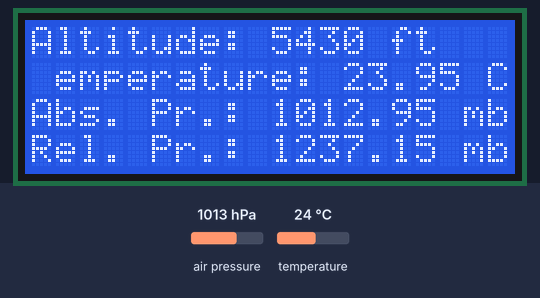
The sketch below on a simulated Arduino Uno, built with avr-gcc and run on an emulated ATmega328P. Shown: 20×4 character LCD. Wiring (inferred from the names in the program): BMP180 pressure sensor at I2C address 0x77. The inputs (shaded band) are chosen by the test bench; at power-on: air pressure 1013 hPa, temperature 24 °C. What the sketch prints to the serial monitor is not drawn.

Above: at 4.2 s.
4.3 s: air pressure set to 952 hPa
At 6.0 s:
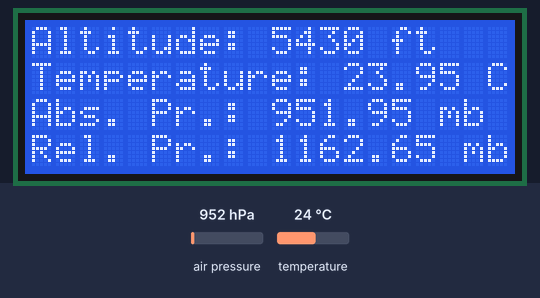
9.0 s: air pressure set to 1025 hPa
At 10.4 s:
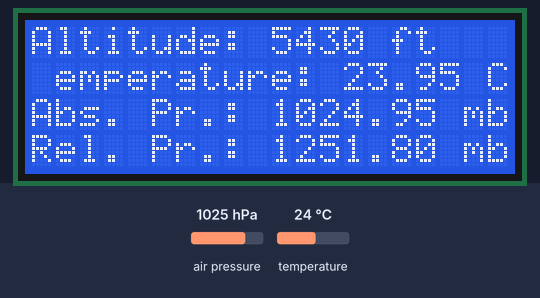
15.2 s: temperature set to 12 °C
At 16.6 s:
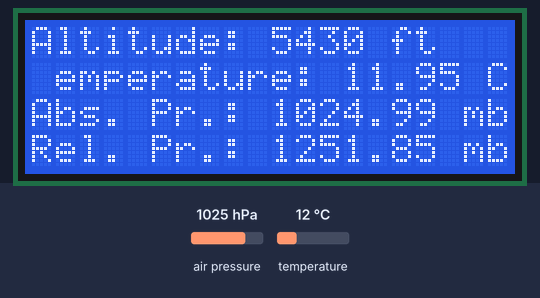
17.6 s: temperature set to 19 °C
At 19.4 s:
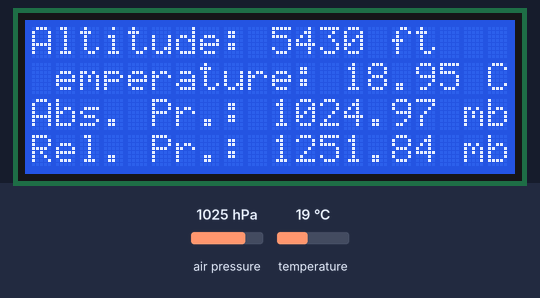
Timing chart, 0 to 20.7 s (numbered marks = the images above; inputs shaded):
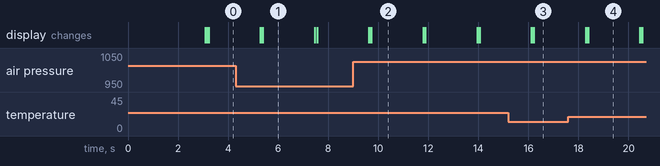

Measured:
- after the input at 9.0 s, the display: first differs from a run without the input after 0.67 s (image 2 shows a later state)
- what the display in image 1 shows lasts 2.1 s, from 5.4 s to 7.5 s

The sketch:

BMP180_Sensor.ino
```cpp
#include <LiquidCrystal.h>
LiquidCrystal lcd(2, 3, 4, 5, 6, 7);//RS,EN,D4,D5,D6,D7

#include "SFE_BMP180.h"
#include <Wire.h>

// You will need to create an SFE_BMP180 object, here called "pressure":
SFE_BMP180 pressure;
#define ALTITUDE 1655.0 // Altitude of SparkFun's HQ in Boulder, CO. in meters

void setup(){
Serial.begin(9600);
Serial.println("BMP180 Measurements");
lcd.begin(20, 4);
lcd.setCursor(0, 0);
lcd.print("BMP180 Measurements");
lcd.setCursor(0, 1);
lcd.print(" 1. Altitude");
lcd.setCursor(0, 2);
lcd.print(" 2. Temperature");
lcd.setCursor(0, 3);
lcd.print(" 3. Pressure");
delay (3000);
lcd.clear();//clear display
// Initialize the sensor (it is important to get calibration values stored on the device).
if (pressure.begin())
Serial.println("BMP180 init success");
else
{
// Oops, something went wrong, this is usually a connection problem,
// see the comments at the top of this sketch for the proper connections.
Serial.println("BMP180 init fail\n\n");
while(1); // Pause forever.
}
}
void loop(){

char status;
double T,P,p0,a;
// Loop here getting pressure readings every 2 seconds.
// If you want sea-level-compensated pressure, as used in weather reports,
// you will need to know the altitude at which your measurements are taken.
// We're using a constant called ALTITUDE in this sketch:
Serial.println();
Serial.print("provided altitude: ");
lcd.setCursor(0, 0);
lcd.print("Altitude: ");
Serial.print(ALTITUDE,0);
Serial.print(" meters, ");
Serial.print(ALTITUDE*3.28084,0);
lcd.print(ALTITUDE*3.28084,0);
Serial.println(" feet");
lcd.print(" ft");
// If you want to measure altitude, and not pressure, you will instead need
// to provide a known baseline pressure. This is shown at the end of the sketch.
// You must first get a temperature measurement to perform a pressure reading.
// Start a temperature measurement:
// If request is successful, the number of ms to wait is returned.
// If request is unsuccessful, 0 is returned.
status = pressure.startTemperature();
if (status != 0)
{
// Wait for the measurement to complete:
delay(status);
// Retrieve the completed temperature measurement:
// Note that the measurement is stored in the variable T.
// Function returns 1 if successful, 0 if failure.
status = pressure.getTemperature(T);
if (status != 0)
{
// Print out the measurement:
Serial.print("temperature: ");
Serial.print(T,2);
Serial.print(" deg C, ");
Serial.print((9.0/5.0)*T+32.0,2);
Serial.println(" deg F");
lcd.setCursor(0, 1);
lcd.print("Temperature: ");
lcd.print(T,2);
lcd.print(" C ");
// Start a pressure measurement:
// The parameter is the oversampling setting, from 0 to 3 (highest res, longest wait).
// If request is successful, the number of ms to wait is returned.
// If request is unsuccessful, 0 is returned.
status = pressure.startPressure(3);
if (status != 0)
{
// Wait for the measurement to complete:
delay(status);
// Retrieve the completed pressure measurement:
// Note that the measurement is stored in the variable P.
// Note also that the function requires the previous temperature measurement (T).
// (If temperature is stable, you can do one temperature measurement for a number of pressure.)
// Function returns 1 if successful, 0 if failure.
status = pressure.getPressure(P,T);
if (status != 0)
{
// Print out the measurement:
Serial.print("absolute pressure: ");
Serial.print(P,2);
Serial.print(" mb, ");
Serial.print(P*0.0295333727,2);
Serial.println(" inHg");
lcd.setCursor(0, 2);
lcd.print("Abs. Pr.: ");
lcd.print(P,2);
lcd.print(" mb ");
// The pressure sensor returns abolute pressure, which varies with altitude.
// To remove the effects of altitude, use the sealevel function and your current altitude.
// This number is commonly used in weather reports.
// Parameters: P = absolute pressure in mb, ALTITUDE = current altitude in m.
// Result: p0 = sea-level compensated pressure in mb
p0 = pressure.sealevel(P,ALTITUDE); // we're at 1655 meters (Boulder, CO)
Serial.print("relative (sea-level) pressure: ");
Serial.print(p0,2);
Serial.print(" mb, ");
Serial.print(p0*0.0295333727,2);
Serial.println(" inHg");
lcd.setCursor(0, 3);
lcd.print("Rel. Pr.: ");
lcd.print(p0,2);
lcd.print(" mb");
// On the other hand, if you want to determine your altitude from the pressure reading,
// use the altitude function along with a baseline pressure (sea-level or other).
// Parameters: P = absolute pressure in mb, p0 = baseline pressure in mb.
// Result: a = altitude in m.
a = pressure.altitude(P,p0);
Serial.print("computed altitude: ");
Serial.print(a,0);
Serial.print(" meters, ");
Serial.print(a*3.28084,0);
Serial.println(" feet");
}
else Serial.println("error retrieving pressure measurement\n");
}
else Serial.println("error starting pressure measurement\n");
}
else Serial.println("error retrieving temperature measurement\n");
}
else Serial.println("error starting temperature measurement\n");
delay(2000); // Pause for 2 seconds.
}
```

SFE_BMP180.cpp
```cpp
#include "SFE_BMP180.h"
#include <Wire.h>
#include <stdio.h>
#include <math.h>


SFE_BMP180::SFE_BMP180()
// Base library type
{
}


char SFE_BMP180::begin()
// Initialize library for subsequent pressure measurements
{
	double c3,c4,b1;

	// Start up the Arduino's "wire" (I2C) library:

	Wire.begin();

	// The BMP180 includes factory calibration data stored on the device.
	// Each device has different numbers, these must be retrieved and
	// used in the calculations when taking pressure measurements.

	// Retrieve calibration data from device:

	if (readInt(0xAA,AC1) &&
		readInt(0xAC,AC2) &&
		readInt(0xAE,AC3) &&
		readUInt(0xB0,AC4) &&
		readUInt(0xB2,AC5) &&
		readUInt(0xB4,AC6) &&
		readInt(0xB6,VB1) &&
		readInt(0xB8,VB2) &&
		readInt(0xBA,MB) &&
		readInt(0xBC,MC) &&
		readInt(0xBE,MD))
	{

		// All reads completed successfully!

		// If you need to check your math using known numbers,
		// you can uncomment one of these examples.
		// (The correct results are commented in the below functions.)

		// Example from Bosch datasheet
		// AC1 = 408; AC2 = -72; AC3 = -14383; AC4 = 32741; AC5 = 32757; AC6 = 23153;
		// B1 = 6190; B2 = 4; MB = -32768; MC = -8711; MD = 2868;

		// Example from http://wmrx00.sourceforge.net/Arduino/BMP180-Calcs.pdf
		// AC1 = 7911; AC2 = -934; AC3 = -14306; AC4 = 31567; AC5 = 25671; AC6 = 18974;
		// VB1 = 5498; VB2 = 46; MB = -32768; MC = -11075; MD = 2432;

		/*
		Serial.print("AC1: "); Serial.println(AC1);
		Serial.print("AC2: "); Serial.println(AC2);
		Serial.print("AC3: "); Serial.println(AC3);
		Serial.print("AC4: "); Serial.println(AC4);
		Serial.print("AC5: "); Serial.println(AC5);
		Serial.print("AC6: "); Serial.println(AC6);
		Serial.print("VB1: "); Serial.println(VB1);
		Serial.print("VB2: "); Serial.println(VB2);
		Serial.print("MB: "); Serial.println(MB);
		Serial.print("MC: "); Serial.println(MC);
		Serial.print("MD: "); Serial.println(MD);
		*/

		// Compute floating-point polynominals:

		c3 = 160.0 * pow(2,-15) * AC3;
		c4 = pow(10,-3) * pow(2,-15) * AC4;
		b1 = pow(160,2) * pow(2,-30) * VB1;
		c5 = (pow(2,-15) / 160) * AC5;
		c6 = AC6;
		mc = (pow(2,11) / pow(160,2)) * MC;
		md = MD / 160.0;
		x0 = AC1;
		x1 = 160.0 * pow(2,-13) * AC2;
		x2 = pow(160,2) * pow(2,-25) * VB2;
		y0 = c4 * pow(2,15);
		y1 = c4 * c3;
		y2 = c4 * b1;
		p0 = (3791.0 - 8.0) / 1600.0;
		p1 = 1.0 - 7357.0 * pow(2,-20);
		p2 = 3038.0 * 100.0 * pow(2,-36);

		/*
		Serial.println();
		Serial.print("c3: "); Serial.println(c3);
		Serial.print("c4: "); Serial.println(c4);
		Serial.print("c5: "); Serial.println(c5);
		Serial.print("c6: "); Serial.println(c6);
		Serial.print("b1: "); Serial.println(b1);
		Serial.print("mc: "); Serial.println(mc);
		Serial.print("md: "); Serial.println(md);
		Serial.print("x0: "); Serial.println(x0);
		Serial.print("x1: "); Serial.println(x1);
		Serial.print("x2: "); Serial.println(x2);
		Serial.print("y0: "); Serial.println(y0);
		Serial.print("y1: "); Serial.println(y1);
		Serial.print("y2: "); Serial.println(y2);
		Serial.print("p0: "); Serial.println(p0);
		Serial.print("p1: "); Serial.println(p1);
		Serial.print("p2: "); Serial.println(p2);
		*/

		// Success!
		return(1);
	}
	else
	{
		// Error reading calibration data; bad component or connection?
		return(0);
	}
}


char SFE_BMP180::readInt(char address, int16_t &value)
// Read a signed integer (two bytes) from device
// address: register to start reading (plus subsequent register)
// value: external variable to store data (function modifies value)
{
	unsigned char data[2];

	data[0] = address;
	if (readBytes(data,2))
	{
		value = (((int16_t)data[0]<<8)|(int16_t)data[1]);
		//if (*value & 0x8000) *value |= 0xFFFF0000; // sign extend if negative
		return(1);
	}
	value = 0;
	return(0);
}


char SFE_BMP180::readUInt(char address, uint16_t &value)
// Read an unsigned integer (two bytes) from device
// address: register to start reading (plus subsequent register)
// value: external variable to store data (function modifies value)
{
	unsigned char data[2];

	data[0] = address;
	if (readBytes(data,2))
	{
		value = (((uint16_t)data[0]<<8)|(uint16_t)data[1]);
		return(1);
	}
	value = 0;
	return(0);
}


char SFE_BMP180::readBytes(unsigned char *values, char length)
// Read an array of bytes from device
// values: external array to hold data. Put starting register in values[0].
// length: number of bytes to read
{
	unsigned char x;

	Wire.beginTransmission(BMP180_ADDR);
	Wire.write(values[0]);
	_error = Wire.endTransmission();
	if (_error == 0)
	{
		Wire.requestFrom(BMP180_ADDR,length);
		for(x=0;x<length;x++)
		{
			values[x] = Wire.read();
		}
		return(1);
	}
	return(0);
}


char SFE_BMP180::writeBytes(unsigned char *values, char length)
// Write an array of bytes to device
// values: external array of data to write. Put starting register in values[0].
// length: number of bytes to write
{
	//char x;

	Wire.beginTransmission(BMP180_ADDR);
	Wire.write(values,length);
	_error = Wire.endTransmission();
	if (_error == 0)
		return(1);
	else
		return(0);
}


char SFE_BMP180::startTemperature(void)
// Begin a temperature reading.
// Will return delay in ms to wait, or 0 if I2C error
{
	unsigned char data[2], result;

	data[0] = BMP180_REG_CONTROL;
	data[1] = BMP180_COMMAND_TEMPERATURE;
	result = writeBytes(data, 2);
	if (result) // good write?
		return(5); // return the delay in ms (rounded up) to wait before retrieving data
	else
		return(0); // or return 0 if there was a problem communicating with the BMP
}


char SFE_BMP180::getTemperature(double &T)
// Retrieve a previously-started temperature reading.
// Requires begin() to be called once prior to retrieve calibration parameters.
// Requires startTemperature() to have been called prior and sufficient time elapsed.
// T: external variable to hold result.
// Returns 1 if successful, 0 if I2C error.
{
	unsigned char data[2];
	char result;
	double tu, a;

	data[0] = BMP180_REG_RESULT;

	result = readBytes(data, 2);
	if (result) // good read, calculate temperature
	{
		tu = (data[0] * 256.0) + data[1];

		//example from Bosch datasheet
		//tu = 27898;

		//example from http://wmrx00.sourceforge.net/Arduino/BMP085-Calcs.pdf
		//tu = 0x69EC;

		a = c5 * (tu - c6);
		T = a + (mc / (a + md));

		/*
		Serial.println();
		Serial.print("tu: "); Serial.println(tu);
		Serial.print("a: "); Serial.println(a);
		Serial.print("T: "); Serial.println(*T);
		*/
	}
	return(result);
}


char SFE_BMP180::startPressure(char oversampling)
// Begin a pressure reading.
// Oversampling: 0 to 3, higher numbers are slower, higher-res outputs.
// Will return delay in ms to wait, or 0 if I2C error.
{
	unsigned char data[2], result, delay;

	data[0] = BMP180_REG_CONTROL;

	switch (oversampling)
	{
		case 0:
			data[1] = BMP180_COMMAND_PRESSURE0;
			delay = 5;
		break;
		case 1:
			data[1] = BMP180_COMMAND_PRESSURE1;
			delay = 8;
		break;
		case 2:
			data[1] = BMP180_COMMAND_PRESSURE2;
			delay = 14;
		break;
		case 3:
			data[1] = BMP180_COMMAND_PRESSURE3;
			delay = 26;
		break;
		default:
			data[1] = BMP180_COMMAND_PRESSURE0;
			delay = 5;
		break;
	}
	result = writeBytes(data, 2);
	if (result) // good write?
		return(delay); // return the delay in ms (rounded up) to wait before retrieving data
	else
		return(0); // or return 0 if there was a problem communicating with the BMP
}


char SFE_BMP180::getPressure(double &P, double &T)
// Retrieve a previously started pressure reading, calculate abolute pressure in mbars.
// Requires begin() to be called once prior to retrieve calibration parameters.
// Requires startPressure() to have been called prior and sufficient time elapsed.
// Requires recent temperature reading to accurately calculate pressure.

// P: external variable to hold pressure.
// T: previously-calculated temperature.
// Returns 1 for success, 0 for I2C error.

// Note that calculated pressure value is absolute mbars, to compensate for altitude call sealevel().
{
	unsigned char data[3];
	char result;
	double pu,s,x,y,z;

	data[0] = BMP180_REG_RESULT;

	result = readBytes(data, 3);
	if (result) // good read, calculate pressure
	{
		pu = (data[0] * 256.0) + data[1] + (data[2]/256.0);

		//example from Bosch datasheet
		//pu = 23843;

		//example from http://wmrx00.sourceforge.net/Arduino/BMP085-Calcs.pdf, pu = 0x982FC0;
		//pu = (0x98 * 256.0) + 0x2F + (0xC0/256.0);

		s = T - 25.0;
		x = (x2 * pow(s,2)) + (x1 * s) + x0;
		y = (y2 * pow(s,2)) + (y1 * s) + y0;
		z = (pu - x) / y;
		P = (p2 * pow(z,2)) + (p1 * z) + p0;

		/*
		Serial.println();
		Serial.print("pu: "); Serial.println(pu);
		Serial.print("T: "); Serial.println(*T);
		Serial.print("s: "); Serial.println(s);
		Serial.print("x: "); Serial.println(x);
		Serial.print("y: "); Serial.println(y);
		Serial.print("z: "); Serial.println(z);
		Serial.print("P: "); Serial.println(*P);
		*/
	}
	return(result);
}


double SFE_BMP180::sealevel(double P, double A)
// Given a pressure P (mb) taken at a specific altitude (meters),
// return the equivalent pressure (mb) at sea level.
// This produces pressure readings that can be used for weather measurements.
{
	return(P/pow(1-(A/44330.0),5.255));
}


double SFE_BMP180::altitude(double P, double P0)
// Given a pressure measurement P (mb) and the pressure at a baseline P0 (mb),
// return altitude (meters) above baseline.
{
	return(44330.0*(1-pow(P/P0,1/5.255)));
}


char SFE_BMP180::getError(void)
	// If any library command fails, you can retrieve an extended
	// error code using this command. Errors are from the wire library:
	// 0 = Success
	// 1 = Data too long to fit in transmit buffer
	// 2 = Received NACK on transmit of address
	// 3 = Received NACK on transmit of data
	// 4 = Other error
{
	return(_error);
}
```

SFE_BMP180.h
```cpp
#ifndef SFE_BMP180_h
#define SFE_BMP180_h

#if defined(ARDUINO) && ARDUINO >= 100
#include "Arduino.h"
#else
#include "WProgram.h"
#endif

class SFE_BMP180
{
	public:
		SFE_BMP180(); // base type

		char begin();
			// call pressure.begin() to initialize BMP180 before use
			// returns 1 if success, 0 if failure (bad component or I2C bus shorted?)

		char startTemperature(void);
			// command BMP180 to start a temperature measurement
			// returns (number of ms to wait) for success, 0 for fail

		char getTemperature(double &T);
			// return temperature measurement from previous startTemperature command
			// places returned value in T variable (deg C)
			// returns 1 for success, 0 for fail

		char startPressure(char oversampling);
			// command BMP180 to start a pressure measurement
			// oversampling: 0 - 3 for oversampling value
			// returns (number of ms to wait) for success, 0 for fail

		char getPressure(double &P, double &T);
			// return absolute pressure measurement from previous startPressure command
			// note: requires previous temperature measurement in variable T
			// places returned value in P variable (mbar)
			// returns 1 for success, 0 for fail

		double sealevel(double P, double A);
			// convert absolute pressure to sea-level pressure (as used in weather data)
			// P: absolute pressure (mbar)
			// A: current altitude (meters)
			// returns sealevel pressure in mbar

		double altitude(double P, double P0);
			// convert absolute pressure to altitude (given baseline pressure; sea-level, runway, etc.)
			// P: absolute pressure (mbar)
			// P0: fixed baseline pressure (mbar)
			// returns signed altitude in meters

		char getError(void);
			// If any library command fails, you can retrieve an extended
			// error code using this command. Errors are from the wire library:
			// 0 = Success
			// 1 = Data too long to fit in transmit buffer
			// 2 = Received NACK on transmit of address
			// 3 = Received NACK on transmit of data
			// 4 = Other error

	private:

		char readInt(char address, int16_t &value);
			// read an signed int (16 bits) from a BMP180 register
			// address: BMP180 register address
			// value: external signed int for returned value (16 bits)
			// returns 1 for success, 0 for fail, with result in value

		char readUInt(char address, uint16_t &value);
			// read an unsigned int (16 bits) from a BMP180 register
			// address: BMP180 register address
			// value: external unsigned int for returned value (16 bits)
			// returns 1 for success, 0 for fail, with result in value

		char readBytes(unsigned char *values, char length);
			// read a number of bytes from a BMP180 register
			// values: array of char with register address in first location [0]
			// length: number of bytes to read back
			// returns 1 for success, 0 for fail, with read bytes in values[] array

		char writeBytes(unsigned char *values, char length);
			// write a number of bytes to a BMP180 register (and consecutive subsequent registers)
			// values: array of char with register address in first location [0]
			// length: number of bytes to write
			// returns 1 for success, 0 for fail

		int16_t AC1,AC2,AC3,VB1,VB2,MB,MC,MD;
		uint16_t AC4,AC5,AC6;
		double c5,c6,mc,md,x0,x1,x2,y0,y1,y2,p0,p1,p2;
		char _error;
};

#define BMP180_ADDR 0x77 // 7-bit address

#define	BMP180_REG_CONTROL 0xF4
#define	BMP180_REG_RESULT 0xF6

#define	BMP180_COMMAND_TEMPERATURE 0x2E
#define	BMP180_COMMAND_PRESSURE0 0x34
#define	BMP180_COMMAND_PRESSURE1 0x74
#define	BMP180_COMMAND_PRESSURE2 0xB4
#define	BMP180_COMMAND_PRESSURE3 0xF4

#endif
```
